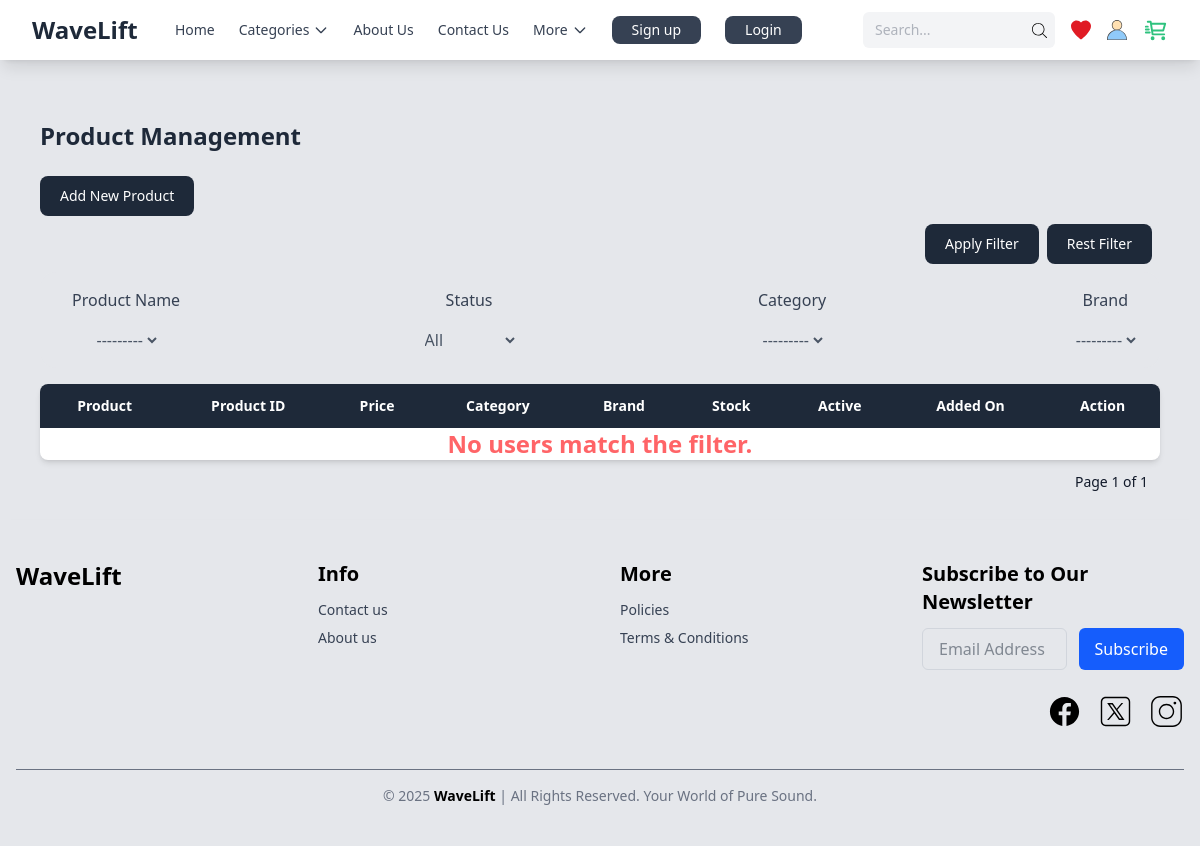
Page /products/products/ on the earlier database version.
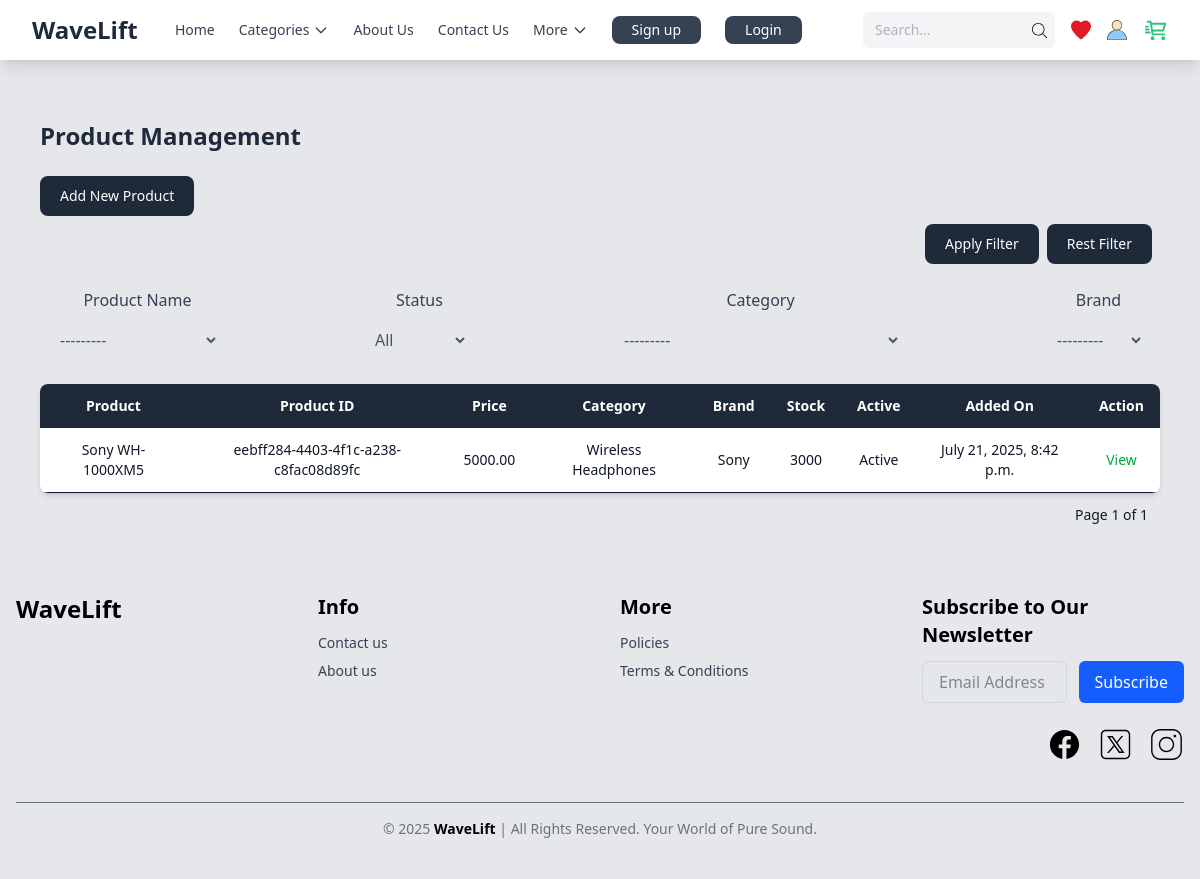
Same page on the later database version.
### products/models.py (models this page shows, shortened)
class Product(models.Model):
    STATUS_CHOICES = (
        (1, 'Active'),
        (0, 'Inactive'),
    )
    id = models.UUIDField(primary_key=True, default=uuid4, editable=False)
    category = models.ForeignKey(Category, on_delete=models.SET_NULL, null=True, blank=True, related_name='products')
    brand = models.ForeignKey(Brand, on_delete=models.SET_NULL, null=True, blank=True, related_name='products')
    name = models.CharField(max_length=255)
    slug = models.CharField(max_length=255, unique=True)
    description = models.TextField(blank=True, null=True)
    price = models.DecimalField(max_digits=10, decimal_places=2, validators=[MinValueValidator(0)])
    status = models.IntegerField(choices=STATUS_CHOICES, default=1)
    is_deleted = models.BooleanField(default=False)
    colors = models.ManyToManyField(Color, related_name='products', blank=True)
    created_at = models.DateTimeField(auto_now_add=True)
    updated_at = models.DateTimeField(auto_now=True)
    stock_qty = models.IntegerField(validators=[MinValueValidator(0)])
    class Meta:
        db_table = 'products'
        verbose_name = 'Product'
        verbose_name_plural = 'Products'
        ordering = ['-created_at']
        indexes = [
            models.Index(fields=['slug']),
            models.Index(fields=['status']),
            models.Index(fields=['category']),
            models.Index(fields=['brand']),
        ]

class Category(models.Model):
    STATUS_CHOICES = (
        (1, 'Active'),
        (0, 'Inactive'),
    )
    id = models.UUIDField(default=uuid4, primary_key=True, editable=False)
    name = models.CharField(max_length=255)  # Renamed from type
    slug = models.CharField(max_length=255, unique=True)
    status = models.IntegerField(choices=STATUS_CHOICES, default=1)
    created_at = models.DateTimeField(auto_now_add=True)
    updated_at = models.DateTimeField(auto_now=True)
    class Meta:
        db_table = 'categories'
        verbose_name = 'Category'
        verbose_name_plural = 'Categories'
        ordering = ['name']
        indexes = [
            models.Index(fields=['slug']),
            models.Index(fields=['status']),
        ]
    def __str__(self):
        return f"{self.name}"

class Brand(models.Model):
    STATUS_CHOICES = (
        (1, 'Active'),
        (0, 'Inactive'),
    )
    id = models.UUIDField(primary_key=True, default=uuid4, editable=False)
    name = models.CharField(max_length=255)
    slug = models.CharField(max_length=255, unique=True)
    status = models.IntegerField(choices=STATUS_CHOICES, default=1)
    created_at = models.DateTimeField(auto_now_add=True)
    updated_at = models.DateTimeField(auto_now=True)
    class Meta:
        db_table = 'brands'
        verbose_name = 'Brand'
        verbose_name_plural = 'Brands'
        ordering = ['name']
        indexes = [
            models.Index(fields=['slug']),
            models.Index(fields=['status']),
        ]
    def __str__(self):
        return f"{self.name}"

### products/views.py (the view, shortened to what this page needs)
# urls.py: path("products/",ListProductView.as_view(),name="list_products_url"),
class ListProductView(View):
    template_name="products/list_products.html"
    def get(self,request):
        products = Product.objects.all()
        filter = ProductFilter(request.GET,queryset=products)
        page_number = request.GET.get('page')  # Use 'page' as the query parameter
        paginator = Paginator(filter.qs, per_page=3)
        page_obj = paginator.get_page(page_number)  # Get the page object
        return render(request,self.template_name,{'products':filter.qs,"myFilter":filter,"pages":page_obj})

### templates/products/list_products.html (shortened to what the changed rows need)
{% extends 'shared/base.html' %}
{% block content %}
<div class="flex flex-col lg:flex-row">
    <main class="flex-1 p-4 lg:p-6 overflow-auto transition-all duration-300" id="main-content">
        <div class="w-full max-w-7xl mx-auto">
            <div class="flex flex-wrap justify-between items-center mb-6 gap-4">
                <h2 class="text-lg sm:text-xl  lg:text-2xl font-semibold  text-gray-800">
                    Product Management
                </h2>
            </div>
            <form>
                <div class="flex justify-between gap-2 flex-col lg:flex-row bg-gray-200 mb-4 rounded-2xl p-4">
                    {%for field in myFilter.form%}
                    <div class="flex flex-col lg:items-center text-gray-600 ">
                        <div class=" text-gray-700 px-4 mb-4 rounded-2xl">
                            {{field.label}}
                        </div>
                        <div>
                            {{field}}
                        </div>
                    </div>
                    {%endfor%}
                </div>
            </form>
            <div class="bg-white shadow-md rounded-lg overflow-x-auto">
                <table class="w-full min-w-[640px] text-center text-sm">
                    <thead class="bg-gray-800 text-white">
                        <tr>
                            <th class="px-4 py-3">Product</th>
                            <th class="px-4 py-3">Product ID</th>
                            <th class="px-4 py-3">Price</th>
                            <th class="px-4 py-3">Category</th>
                            <th class="px-4 py-3">Brand</th>
                            <th class="px-4 py-3">Stock</th>
                            <th class="px-4 py-3">Active</th>
                            <th class="px-4 py-3">Added On</th>
                            <th class="px-4 py-3">Action</th>
                        </tr>
                    </thead>
                    <tbody>
                        {%for product in pages%}
                        <tr class="border-b">
                            <td class="px-4 py-3">{{product.name}}</td>
                            <td class="px-4 py-3">{{product.id}}</td>
                            <td class="px-4 py-3">{{product.price}}</td>
                            <td class="px-4 py-3">{{product.category}}</td>
                            <td class="px-4 py-3">{{product.brand}}</td>
                            <td class="px-4 py-3">{{product.stock_qty}}</td>
                            <td class="px-4 py-3">{{product.status|yesno:"Active,No Active"}}</td>
                            <td class="px-4 py-3">{{product.created_at}}</td>
                            <td class="px-4 py-3">
                                <div class="flex justify-center gap-2 flex-wrap text-sm">
                                    <a href=""
                                        class="text-green-600 hover:underline">View</a>
                                </div>
                            </td>
                        </tr>
                        {% empty %}
                        <tr>
                            <td colspan="9" class="text-center text-red-400 font-bold text-2xl">No users match the
                                filter.</td>
                        </tr>
                        {%endfor%}
                    </tbody>
                </table>
            </div>
    </main>
</div>
{% endblock %}

Differences in the rows shown:
added Product: name "Sony WH-1000XM5", id "eebff284-4403-4f1c-a238-c8fac08d89fc", price "5000.00", category "Wireless Headphones", brand "Sony", stock_qty "3000", status "Active", created_at "July 21, 2025, 8:42 p.m."
Other differences:
text no longer shown: "No users match the filter."
